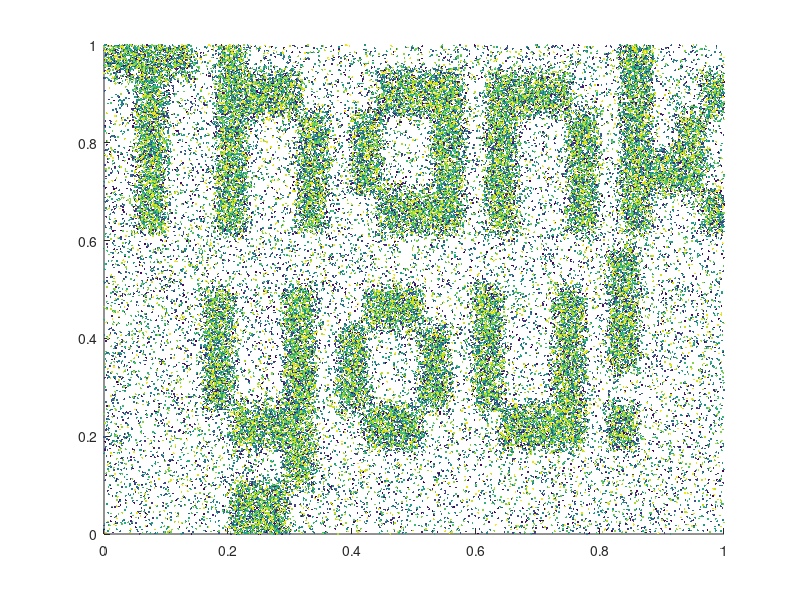

This figure's MATLAB source:
h = 25; w = 46;
I = cumsum([1 24;0 1;1 -1;0 1;1 -9;0 1;0 1;0 1;0 1;0 1;0 1;0 1;0 1;0 1;1 -9;0 1;0 1;0 1;0 1;0 1;0 1;0 1;0 1;0 1;1 -1;0 1;1 -1;0 1;2 -18;0 1;0 1;0 1;0 1;0 1;1 -5;0 1;0 1;0 1;0 1;0 1;0 4;0 1;0 1;0 1;0 1;0 1;0 1;0 1;0 1;0 1;1 -24;0 1;0 3;0 1;0 10;0 1;0 1;0 1;0 1;0 1;0 1;0 1;0 1;0 1;1 -24;0 1;0 3;0 1;0 16;0 1;1 -22;0 1;0 3;0 1;0 16;0 1;1 -22;0 1;0 3;0 1;0 16;0 1;1 -20;0 1;0 1;0 1;0 1;0 1;0 1;0 1;0 1;0 1;0 10;0 1;1 -20;0 1;0 1;0 1;0 1;0 1;0 1;0 1;0 1;0 1;0 4;0 1;0 1;0 1;0 1;0 1;1 -5;0 1;0 1;0 1;0 1;0 1;2 -14;0 1;0 1;0 1;1 -3;0 1;0 1;0 1;0 8;0 1;0 1;0 1;1 -16;0 1;0 5;0 1;0 6;0 1;0 1;0 1;1 -16;0 1;0 5;0 1;0 4;0 1;0 5;0 1;1 -18;0 1;0 5;0 1;0 4;0 1;0 5;0 1;1 -18;0 1;0 5;0 1;0 4;0 1;0 5;0 1;1 -16;0 1;0 1;0 1;0 6;0 1;0 5;0 1;1 -16;0 1;0 1;0 1;0 6;0 1;0 1;0 1;0 1;0 1;0 1;0 1;1 -7;0 1;0 1;0 1;0 1;0 1;0 1;0 1;2 -16;0 1;0 1;0 1;0 1;0 1;1 -5;0 1;0 1;0 1;0 1;0 1;0 4;0 1;0 1;0 1;0 1;0 1;0 1;0 1;1 -18;0 1;0 10;0 1;0 1;0 1;0 1;0 1;0 1;0 1;1 -18;0 1;0 16;0 1;1 -18;0 1;0 16;0 1;1 -18;0 1;0 16;0 1;1 -18;0 1;0 1;0 1;0 1;0 1;0 1;0 1;0 10;0 1;1 -18;0 1;0 1;0 1;0 1;0 1;0 1;0 1;0 4;0 1;0 1;0 1;0 1;0 1;1 -5;0 1;0 1;0 1;0 1;0 1;2 -16;0 1;0 3;0 1;0 1;0 1;0 1;0 1;1 -9;0 1;0 3;0 1;0 1;0 1;0 1;0 1;0 2;0 1;0 1;0 1;0 1;0 1;0 1;0 1;0 1;0 1;1 -9;0 1;0 1;0 1;0 1;0 1;0 1;0 1;0 1;0 1;1 -7;0 1;1 -1;0 1;1 -1;0 1;0 1;0 1;1 -3;0 1;0 1;0 1;1 -5;0 1;0 5;0 1;1 -7;0 1;0 5;0 1]);

J = zeros(w,h,1);

for(i = 1:316); 
  J(I(i,1),I(i,2)) = 1; 
end;

Z = zeros(w,h);
J = min(max(J, Z + 0.1), Z + 0.9);

DP = @(x,y,tx,ty) ([ 1 - tx, tx ] * J(x:x+1,y:y+1) * [ 1 - ty ; ty ]);
DL = @(x,y) DP(floor(x),floor(y),x-floor(x),y-floor(y));
D  = @(x,y) DL(min(w-1, max(1,x * w)), min(h-1, max(1, y * h)));

M = 65536;
vv = zeros(M,2);
for(i = 1:M);
  p = -1;
  while(rand() > p);
    rr = rand(2,1);
    p = D(rr(1),rr(2));
  end;
  vv(i,:) = rr;
end;
set(gcf, 'units', 'pixels', 'position', [0, 0, 640, 640]);
scatter(vv(:,1),vv(:,2),2,linspace(1,10,length(vv)),'filled');